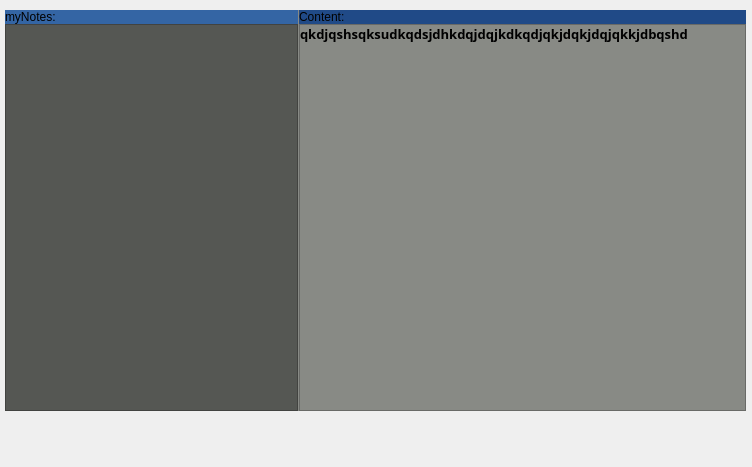
<?xml version="1.0" encoding="UTF-8"?>
<ui version="4.0">
 <class>Form</class>
 <widget class="QWidget" name="Form">
  <property name="geometry">
   <rect>
    <x>0</x>
    <y>0</y>
    <width>752</width>
    <height>467</height>
   </rect>
  </property>
  <property name="windowTitle">
   <string>Form</string>
  </property>
  <widget class="QSplitter" name="splitter">
   <property name="geometry">
    <rect>
     <x>5</x>
     <y>10</y>
     <width>741</width>
     <height>401</height>
    </rect>
   </property>
   <property name="minimumSize">
    <size>
     <width>741</width>
     <height>0</height>
    </size>
   </property>
   <property name="styleSheet">
    <string notr="true">background-color: rgb(136, 138, 133);</string>
   </property>
   <property name="orientation">
    <enum>Qt::Horizontal</enum>
   </property>
   <property name="handleWidth">
    <number>1</number>
   </property>
   <widget class="QWidget" name="widget" native="true">
    <property name="styleSheet">
     <string notr="true">background-color: rgb(85, 87, 83);</string>
    </property>
    <layout class="QVBoxLayout" name="verticalLayout_3">
     <property name="spacing">
      <number>0</number>
     </property>
     <property name="leftMargin">
      <number>0</number>
     </property>
     <property name="topMargin">
      <number>0</number>
     </property>
     <property name="rightMargin">
      <number>0</number>
     </property>
     <property name="bottomMargin">
      <number>0</number>
     </property>
     <item>
      <layout class="QVBoxLayout" name="verticalLayout_2">
       <property name="spacing">
        <number>0</number>
       </property>
       <item>
        <widget class="QLabel" name="label_2">
         <property name="styleSheet">
          <string notr="true">background-color: rgb(52, 101, 164);</string>
         </property>
         <property name="text">
          <string>myNotes:</string>
         </property>
        </widget>
       </item>
       <item>
        <widget class="QListView" name="_myListContainer">
         <property name="autoFillBackground">
          <bool>true</bool>
         </property>
        </widget>
       </item>
      </layout>
     </item>
    </layout>
   </widget>
   <widget class="QWidget" name="widget" native="true">
    <property name="styleSheet">
     <string notr="true">background-color: rgb(136, 138, 133);</string>
    </property>
    <layout class="QVBoxLayout" name="verticalLayout">
     <property name="spacing">
      <number>0</number>
     </property>
     <property name="leftMargin">
      <number>0</number>
     </property>
     <property name="topMargin">
      <number>0</number>
     </property>
     <property name="rightMargin">
      <number>0</number>
     </property>
     <property name="bottomMargin">
      <number>0</number>
     </property>
     <item>
      <widget class="QLabel" name="label">
       <property name="styleSheet">
        <string notr="true">background-color: rgb(32, 74, 135);</string>
       </property>
       <property name="text">
        <string>Content:</string>
       </property>
      </widget>
     </item>
     <item>
      <widget class="QScrollArea" name="_mySelectedNoteContainer">
       <property name="widgetResizable">
        <bool>true</bool>
       </property>
       <widget class="QWidget" name="scrollAreaWidgetContents">
        <property name="geometry">
         <rect>
          <x>-21</x>
          <y>0</y>
          <width>345</width>
          <height>368</height>
         </rect>
        </property>
        <layout class="QVBoxLayout" name="verticalLayout_4">
         <property name="spacing">
          <number>0</number>
         </property>
         <property name="leftMargin">
          <number>0</number>
         </property>
         <property name="topMargin">
          <number>0</number>
         </property>
         <property name="rightMargin">
          <number>0</number>
         </property>
         <property name="bottomMargin">
          <number>0</number>
         </property>
         <item alignment="Qt::AlignLeft|Qt::AlignTop">
          <widget class="QLabel" name="l_content">
           <property name="font">
            <font>
             <family>VL Gothic</family>
             <pointsize>10</pointsize>
             <weight>75</weight>
             <bold>true</bold>
            </font>
           </property>
           <property name="text">
            <string>qkdjqshsqksudkqdsjdhkdqjdqjkdkqdjqkjdqkjdqjqkkjdbqshd</string>
           </property>
          </widget>
         </item>
        </layout>
       </widget>
      </widget>
     </item>
    </layout>
   </widget>
  </widget>
 </widget>
 <resources/>
 <connections/>
</ui>
